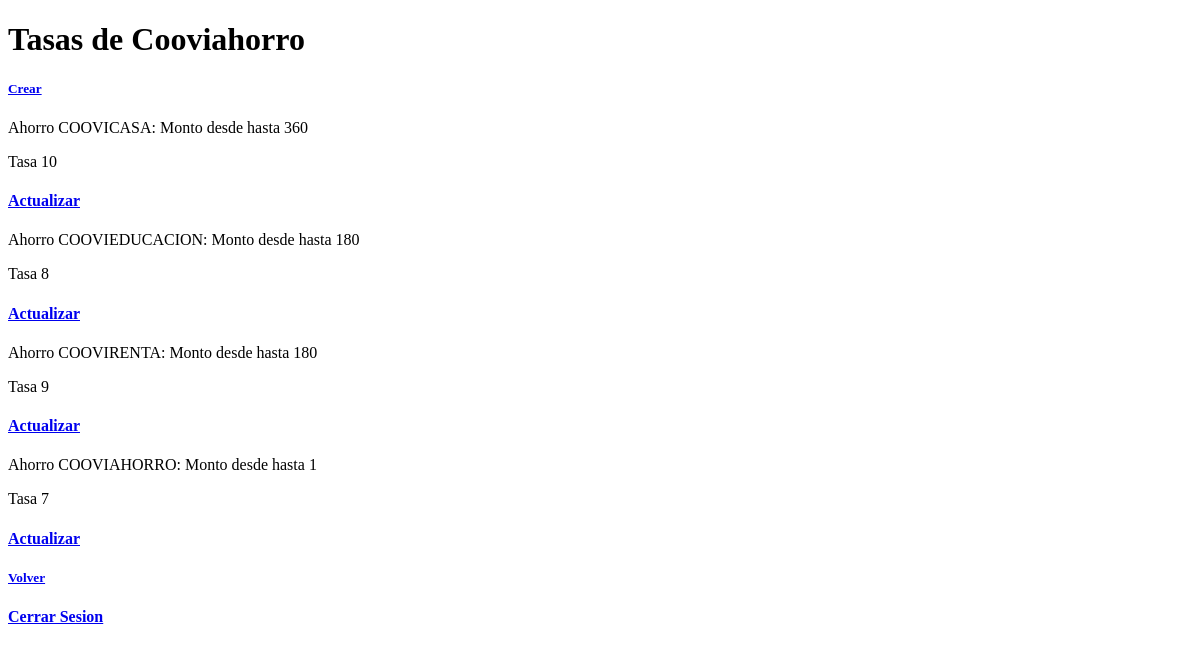
Page /cooviahorro (signed in) on the earlier database version.
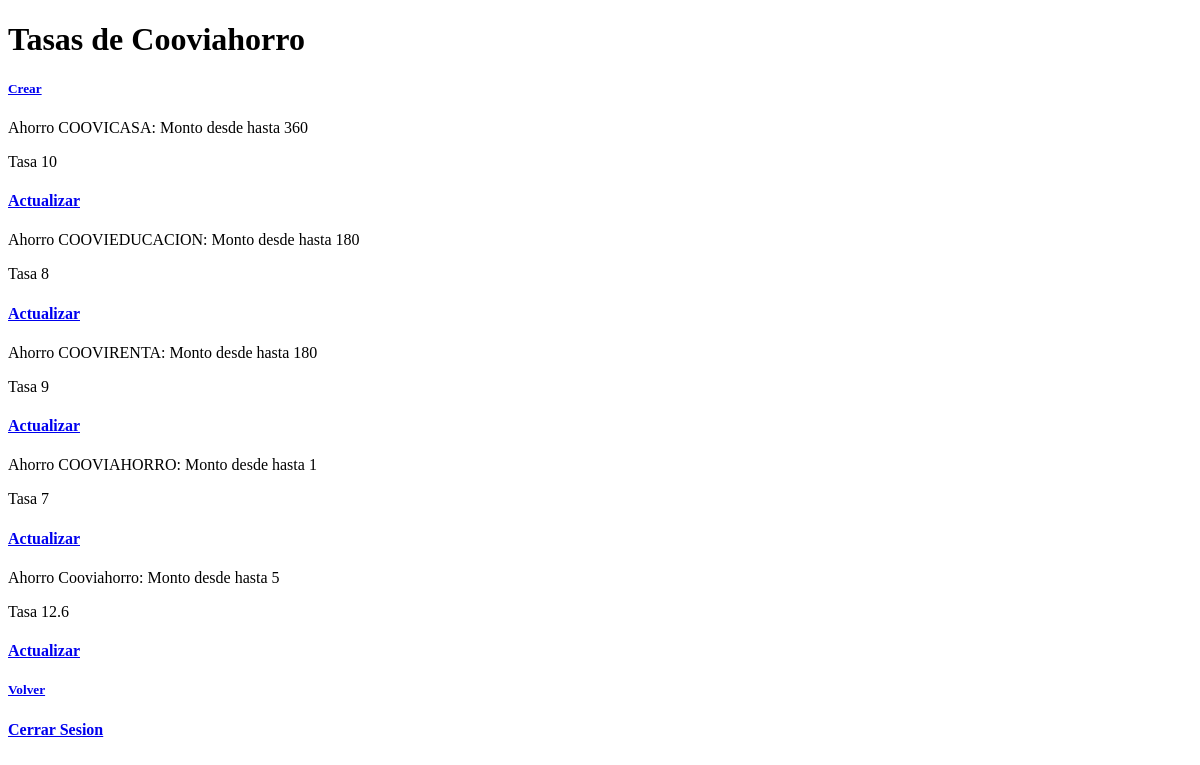
Same page on the later database version.
### controls/models.py (models this page shows, shortened)
class TasasCooviahorro(models.Model):
    type = models.CharField(max_length=100)
    amountMin = models.IntegerField()
    termMin = models.IntegerField()
    tasa = models.FloatField()

### controls/views.py (the view)
# urls.py: path("cooviahorro", views.Cooviahorro, name="cooviahorro"),
@login_required(login_url="login")
def Cooviahorro(request):
    ahorros = TasasCooviahorro.objects.all()
    return render(request, 'ahorros.html', {'ahorros': ahorros})

### controls/templates/ahorros.html
{% extends 'layout.html' %}
{% block content %}
    <h1>Tasas de Cooviahorro</h1>
    <a href="{% url 'createcooviahorro' %}"><h5>Crear</h5></a>
    {% for ahorro in ahorros %}
        <div>
            <p>Ahorro {{ ahorro.type }}: Monto desde {{ ahorro.aumontmin }} hasta {{ ahorro.termMin }}</p>
            <p>Tasa {{ ahorro.tasa }}</p>
            <a href="{% url 'getcooviahorro' ahorro.id %}"><h4>Actualizar</h4></a>
        </div>
    {% endfor %}
    <div>
        <a href="{% url 'admin' %}"><h5>Volver</h5></a>
        <a href="{% url 'user-logout' %}"><h4>Cerrar Sesion</h4></a>
    </div>
{% endblock %}

Differences in the rows shown:
added TasasCooviahorro: type "Cooviahorro", termMin "5", tasa "12.6"
